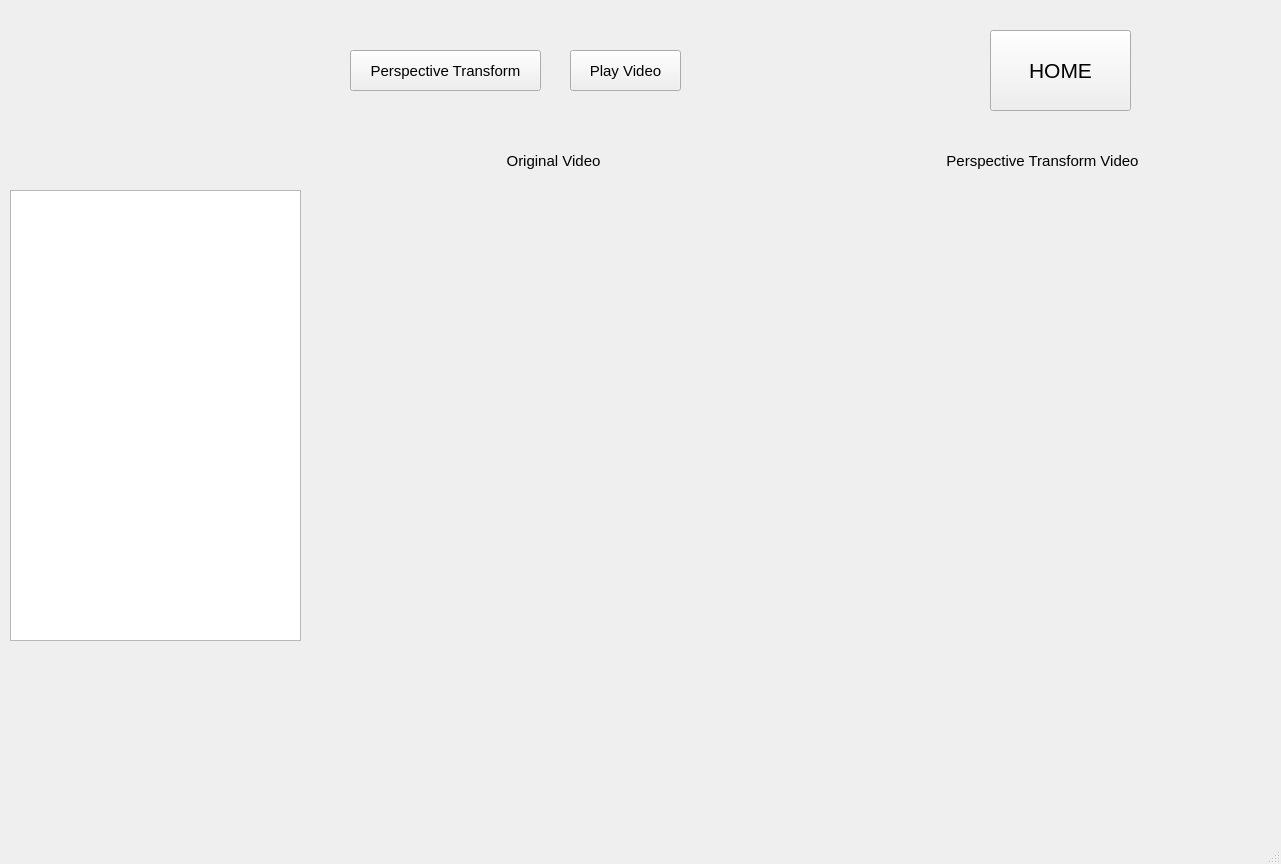
<?xml version="1.0" encoding="UTF-8"?>
<ui version="4.0">
 <class>MainWindow</class>
 <widget class="QMainWindow" name="MainWindow">
  <property name="geometry">
   <rect>
    <x>0</x>
    <y>0</y>
    <width>1281</width>
    <height>864</height>
   </rect>
  </property>
  <property name="windowTitle">
   <string>MainWindow</string>
  </property>
  <widget class="QWidget" name="centralwidget">
   <widget class="QStackedWidget" name="stackedWidget">
    <property name="geometry">
     <rect>
      <x>-40</x>
      <y>-10</y>
      <width>1311</width>
      <height>821</height>
     </rect>
    </property>
    <property name="font">
     <font>
      <pointsize>11</pointsize>
     </font>
    </property>
    <property name="currentIndex">
     <number>1</number>
    </property>
    <widget class="QWidget" name="page">
     <widget class="QLabel" name="label_4">
      <property name="geometry">
       <rect>
        <x>460</x>
        <y>100</y>
        <width>401</width>
        <height>81</height>
       </rect>
      </property>
      <property name="font">
       <font>
        <pointsize>17</pointsize>
       </font>
      </property>
      <property name="text">
       <string>(Computer Vision and Deep Learning)</string>
      </property>
     </widget>
     <widget class="QPushButton" name="pushButton_image_2">
      <property name="geometry">
       <rect>
        <x>390</x>
        <y>390</y>
        <width>161</width>
        <height>71</height>
       </rect>
      </property>
      <property name="text">
       <string>2. Optical Flow</string>
      </property>
     </widget>
     <widget class="QLabel" name="label_5">
      <property name="geometry">
       <rect>
        <x>500</x>
        <y>250</y>
        <width>81</width>
        <height>41</height>
       </rect>
      </property>
      <property name="font">
       <font>
        <pointsize>15</pointsize>
       </font>
      </property>
      <property name="text">
       <string>張軍斌</string>
      </property>
     </widget>
     <widget class="QLabel" name="label_6">
      <property name="geometry">
       <rect>
        <x>610</x>
        <y>250</y>
        <width>81</width>
        <height>41</height>
       </rect>
      </property>
      <property name="font">
       <font>
        <pointsize>15</pointsize>
       </font>
      </property>
      <property name="text">
       <string>資工所</string>
      </property>
     </widget>
     <widget class="QPushButton" name="pushButton_image_5">
      <property name="geometry">
       <rect>
        <x>970</x>
        <y>390</y>
        <width>171</width>
        <height>71</height>
       </rect>
      </property>
      <property name="text">
       <string>5. ResNet50</string>
      </property>
     </widget>
     <widget class="QPushButton" name="pushButton_image_1">
      <property name="geometry">
       <rect>
        <x>170</x>
        <y>390</y>
        <width>201</width>
        <height>71</height>
       </rect>
      </property>
      <property name="text">
       <string>1. Background Subtraction</string>
      </property>
     </widget>
     <widget class="QLabel" name="label">
      <property name="geometry">
       <rect>
        <x>590</x>
        <y>170</y>
        <width>141</width>
        <height>51</height>
       </rect>
      </property>
      <property name="font">
       <font>
        <pointsize>18</pointsize>
       </font>
      </property>
      <property name="text">
       <string>Homework 2
</string>
      </property>
     </widget>
     <widget class="QLabel" name="label_2">
      <property name="geometry">
       <rect>
        <x>710</x>
        <y>250</y>
        <width>111</width>
        <height>41</height>
       </rect>
      </property>
      <property name="font">
       <font>
        <pointsize>15</pointsize>
       </font>
      </property>
      <property name="text">
       <string>P78083025</string>
      </property>
     </widget>
     <widget class="QPushButton" name="pushButton_image_3">
      <property name="geometry">
       <rect>
        <x>570</x>
        <y>390</y>
        <width>201</width>
        <height>71</height>
       </rect>
      </property>
      <property name="text">
       <string>3. Perspective Transform</string>
      </property>
     </widget>
     <widget class="QPushButton" name="pushButton_image_4">
      <property name="geometry">
       <rect>
        <x>790</x>
        <y>390</y>
        <width>161</width>
        <height>71</height>
       </rect>
      </property>
      <property name="text">
       <string>4. PCA</string>
      </property>
     </widget>
     <widget class="QLabel" name="label_3">
      <property name="geometry">
       <rect>
        <x>500</x>
        <y>20</y>
        <width>321</width>
        <height>151</height>
       </rect>
      </property>
      <property name="font">
       <font>
        <pointsize>26</pointsize>
       </font>
      </property>
      <property name="text">
       <string>電腦視覺與深度學習
</string>
      </property>
     </widget>
    </widget>
    <widget class="QWidget" name="page_3">
     <widget class="QPushButton" name="pushButton_image_12">
      <property name="geometry">
       <rect>
        <x>390</x>
        <y>60</y>
        <width>191</width>
        <height>41</height>
       </rect>
      </property>
      <property name="text">
       <string>Perspective Transform</string>
      </property>
     </widget>
     <widget class="QPushButton" name="pushButton_image_13">
      <property name="geometry">
       <rect>
        <x>1030</x>
        <y>40</y>
        <width>141</width>
        <height>81</height>
       </rect>
      </property>
      <property name="font">
       <font>
        <pointsize>16</pointsize>
       </font>
      </property>
      <property name="text">
       <string>HOME</string>
      </property>
     </widget>
     <widget class="QLabel" name="label_inputimage_4">
      <property name="geometry">
       <rect>
        <x>359</x>
        <y>200</y>
        <width>960</width>
        <height>451</height>
       </rect>
      </property>
      <property name="font">
       <font>
        <family>Times New Roman</family>
        <pointsize>12</pointsize>
        <weight>75</weight>
        <bold>true</bold>
       </font>
      </property>
      <property name="autoFillBackground">
       <bool>true</bool>
      </property>
      <property name="frameShadow">
       <enum>QFrame::Plain</enum>
      </property>
      <property name="text">
       <string/>
      </property>
     </widget>
     <widget class="QTextBrowser" name="textBrowser_image_4">
      <property name="geometry">
       <rect>
        <x>50</x>
        <y>200</y>
        <width>291</width>
        <height>451</height>
       </rect>
      </property>
     </widget>
     <widget class="QPushButton" name="pushButton_image_18">
      <property name="geometry">
       <rect>
        <x>610</x>
        <y>60</y>
        <width>111</width>
        <height>41</height>
       </rect>
      </property>
      <property name="text">
       <string>Play Video</string>
      </property>
     </widget>
     <widget class="QLabel" name="label_input_12">
      <property name="enabled">
       <bool>true</bool>
      </property>
      <property name="geometry">
       <rect>
        <x>847</x>
        <y>150</y>
        <width>471</width>
        <height>41</height>
       </rect>
      </property>
      <property name="layoutDirection">
       <enum>Qt::RightToLeft</enum>
      </property>
      <property name="autoFillBackground">
       <bool>false</bool>
      </property>
      <property name="locale">
       <locale language="Chinese" country="China"/>
      </property>
      <property name="text">
       <string>Perspective Transform Video</string>
      </property>
      <property name="textFormat">
       <enum>Qt::AutoText</enum>
      </property>
      <property name="scaledContents">
       <bool>false</bool>
      </property>
      <property name="alignment">
       <set>Qt::AlignCenter</set>
      </property>
      <property name="wordWrap">
       <bool>false</bool>
      </property>
     </widget>
     <widget class="QLabel" name="label_input_9">
      <property name="enabled">
       <bool>true</bool>
      </property>
      <property name="geometry">
       <rect>
        <x>353</x>
        <y>150</y>
        <width>481</width>
        <height>41</height>
       </rect>
      </property>
      <property name="layoutDirection">
       <enum>Qt::RightToLeft</enum>
      </property>
      <property name="autoFillBackground">
       <bool>false</bool>
      </property>
      <property name="locale">
       <locale language="Chinese" country="China"/>
      </property>
      <property name="text">
       <string>Original Video</string>
      </property>
      <property name="textFormat">
       <enum>Qt::AutoText</enum>
      </property>
      <property name="scaledContents">
       <bool>false</bool>
      </property>
      <property name="alignment">
       <set>Qt::AlignCenter</set>
      </property>
      <property name="wordWrap">
       <bool>false</bool>
      </property>
     </widget>
    </widget>
    <widget class="QWidget" name="page_4">
     <widget class="QPushButton" name="pushButton_image_14">
      <property name="geometry">
       <rect>
        <x>320</x>
        <y>50</y>
        <width>201</width>
        <height>41</height>
       </rect>
      </property>
      <property name="text">
       <string>4.1 Image Reconstruction</string>
      </property>
     </widget>
     <widget class="QPushButton" name="pushButton_image_16">
      <property name="geometry">
       <rect>
        <x>1020</x>
        <y>30</y>
        <width>141</width>
        <height>81</height>
       </rect>
      </property>
      <property name="font">
       <font>
        <pointsize>16</pointsize>
       </font>
      </property>
      <property name="text">
       <string>HOME</string>
      </property>
     </widget>
     <widget class="QLabel" name="label_inputimage_5">
      <property name="geometry">
       <rect>
        <x>50</x>
        <y>150</y>
        <width>1251</width>
        <height>451</height>
       </rect>
      </property>
      <property name="font">
       <font>
        <family>Times New Roman</family>
        <pointsize>12</pointsize>
        <weight>75</weight>
        <bold>true</bold>
       </font>
      </property>
      <property name="autoFillBackground">
       <bool>true</bool>
      </property>
      <property name="frameShadow">
       <enum>QFrame::Plain</enum>
      </property>
      <property name="text">
       <string/>
      </property>
     </widget>
     <widget class="QPushButton" name="pushButton_image_15">
      <property name="geometry">
       <rect>
        <x>550</x>
        <y>50</y>
        <width>281</width>
        <height>41</height>
       </rect>
      </property>
      <property name="text">
       <string>4.2 Compute the reconstruction error</string>
      </property>
     </widget>
     <widget class="QLabel" name="label_input_10">
      <property name="enabled">
       <bool>true</bool>
      </property>
      <property name="geometry">
       <rect>
        <x>590</x>
        <y>100</y>
        <width>101</width>
        <height>41</height>
       </rect>
      </property>
      <property name="layoutDirection">
       <enum>Qt::RightToLeft</enum>
      </property>
      <property name="autoFillBackground">
       <bool>false</bool>
      </property>
      <property name="locale">
       <locale language="Chinese" country="China"/>
      </property>
      <property name="text">
       <string>Output Image</string>
      </property>
      <property name="textFormat">
       <enum>Qt::AutoText</enum>
      </property>
      <property name="scaledContents">
       <bool>false</bool>
      </property>
      <property name="wordWrap">
       <bool>false</bool>
      </property>
     </widget>
     <widget class="QTextBrowser" name="textBrowser_image_3">
      <property name="geometry">
       <rect>
        <x>50</x>
        <y>640</y>
        <width>1261</width>
        <height>91</height>
       </rect>
      </property>
     </widget>
    </widget>
    <widget class="QWidget" name="page_5"/>
    <widget class="QWidget" name="page_2">
     <widget class="QPushButton" name="pushButton_image_10">
      <property name="geometry">
       <rect>
        <x>1030</x>
        <y>20</y>
        <width>141</width>
        <height>81</height>
       </rect>
      </property>
      <property name="font">
       <font>
        <pointsize>16</pointsize>
       </font>
      </property>
      <property name="text">
       <string>HOME</string>
      </property>
     </widget>
     <widget class="QPushButton" name="pushButton_image_11">
      <property name="geometry">
       <rect>
        <x>400</x>
        <y>40</y>
        <width>231</width>
        <height>41</height>
       </rect>
      </property>
      <property name="text">
       <string>Background Subtraction</string>
      </property>
     </widget>
     <widget class="QLabel" name="label_inputimage_3">
      <property name="geometry">
       <rect>
        <x>340</x>
        <y>170</y>
        <width>1000</width>
        <height>400</height>
       </rect>
      </property>
      <property name="font">
       <font>
        <family>Times New Roman</family>
        <pointsize>12</pointsize>
        <weight>75</weight>
        <bold>true</bold>
       </font>
      </property>
      <property name="autoFillBackground">
       <bool>true</bool>
      </property>
      <property name="frameShadow">
       <enum>QFrame::Plain</enum>
      </property>
      <property name="text">
       <string/>
      </property>
     </widget>
     <widget class="QLabel" name="label_input_8">
      <property name="enabled">
       <bool>true</bool>
      </property>
      <property name="geometry">
       <rect>
        <x>334</x>
        <y>120</y>
        <width>491</width>
        <height>41</height>
       </rect>
      </property>
      <property name="layoutDirection">
       <enum>Qt::RightToLeft</enum>
      </property>
      <property name="autoFillBackground">
       <bool>false</bool>
      </property>
      <property name="locale">
       <locale language="Chinese" country="China"/>
      </property>
      <property name="text">
       <string>Original Video</string>
      </property>
      <property name="textFormat">
       <enum>Qt::AutoText</enum>
      </property>
      <property name="scaledContents">
       <bool>false</bool>
      </property>
      <property name="alignment">
       <set>Qt::AlignCenter</set>
      </property>
      <property name="wordWrap">
       <bool>false</bool>
      </property>
     </widget>
     <widget class="QTextBrowser" name="textBrowser_image_2">
      <property name="geometry">
       <rect>
        <x>50</x>
        <y>170</y>
        <width>271</width>
        <height>401</height>
       </rect>
      </property>
     </widget>
     <widget class="QPushButton" name="pushButton_image_17">
      <property name="geometry">
       <rect>
        <x>660</x>
        <y>40</y>
        <width>121</width>
        <height>41</height>
       </rect>
      </property>
      <property name="text">
       <string>Play Video</string>
      </property>
     </widget>
     <widget class="QLabel" name="label_input_11">
      <property name="enabled">
       <bool>true</bool>
      </property>
      <property name="geometry">
       <rect>
        <x>830</x>
        <y>120</y>
        <width>481</width>
        <height>41</height>
       </rect>
      </property>
      <property name="layoutDirection">
       <enum>Qt::RightToLeft</enum>
      </property>
      <property name="autoFillBackground">
       <bool>false</bool>
      </property>
      <property name="locale">
       <locale language="Chinese" country="China"/>
      </property>
      <property name="text">
       <string>Background Subtraction Video</string>
      </property>
      <property name="textFormat">
       <enum>Qt::AutoText</enum>
      </property>
      <property name="scaledContents">
       <bool>false</bool>
      </property>
      <property name="alignment">
       <set>Qt::AlignCenter</set>
      </property>
      <property name="wordWrap">
       <bool>false</bool>
      </property>
     </widget>
    </widget>
    <widget class="QWidget" name="page_1">
     <widget class="QPushButton" name="pushButton_image_6">
      <property name="geometry">
       <rect>
        <x>210</x>
        <y>30</y>
        <width>161</width>
        <height>41</height>
       </rect>
      </property>
      <property name="text">
       <string>2.1 Preprocessing</string>
      </property>
     </widget>
     <widget class="QLabel" name="label_inputimage">
      <property name="geometry">
       <rect>
        <x>50</x>
        <y>420</y>
        <width>450</width>
        <height>360</height>
       </rect>
      </property>
      <property name="font">
       <font>
        <family>Times New Roman</family>
        <pointsize>12</pointsize>
        <weight>75</weight>
        <bold>true</bold>
       </font>
      </property>
      <property name="autoFillBackground">
       <bool>true</bool>
      </property>
      <property name="frameShadow">
       <enum>QFrame::Plain</enum>
      </property>
      <property name="text">
       <string/>
      </property>
     </widget>
     <widget class="QPushButton" name="pushButton_image_7">
      <property name="geometry">
       <rect>
        <x>400</x>
        <y>30</y>
        <width>161</width>
        <height>41</height>
       </rect>
      </property>
      <property name="text">
       <string>2.2 Video Tracking</string>
      </property>
     </widget>
     <widget class="QLabel" name="label_input_3">
      <property name="enabled">
       <bool>true</bool>
      </property>
      <property name="geometry">
       <rect>
        <x>530</x>
        <y>130</y>
        <width>771</width>
        <height>41</height>
       </rect>
      </property>
      <property name="layoutDirection">
       <enum>Qt::RightToLeft</enum>
      </property>
      <property name="autoFillBackground">
       <bool>false</bool>
      </property>
      <property name="locale">
       <locale language="Chinese" country="China"/>
      </property>
      <property name="text">
       <string>Optical Flow  Video tracking</string>
      </property>
      <property name="textFormat">
       <enum>Qt::AutoText</enum>
      </property>
      <property name="scaledContents">
       <bool>false</bool>
      </property>
      <property name="alignment">
       <set>Qt::AlignCenter</set>
      </property>
      <property name="wordWrap">
       <bool>false</bool>
      </property>
     </widget>
     <widget class="QLabel" name="label_input_4">
      <property name="enabled">
       <bool>true</bool>
      </property>
      <property name="geometry">
       <rect>
        <x>60</x>
        <y>30</y>
        <width>131</width>
        <height>41</height>
       </rect>
      </property>
      <property name="font">
       <font>
        <pointsize>14</pointsize>
       </font>
      </property>
      <property name="layoutDirection">
       <enum>Qt::RightToLeft</enum>
      </property>
      <property name="autoFillBackground">
       <bool>false</bool>
      </property>
      <property name="locale">
       <locale language="Chinese" country="China"/>
      </property>
      <property name="text">
       <string>2. Optical Flow</string>
      </property>
      <property name="textFormat">
       <enum>Qt::AutoText</enum>
      </property>
      <property name="scaledContents">
       <bool>false</bool>
      </property>
      <property name="wordWrap">
       <bool>false</bool>
      </property>
     </widget>
     <widget class="QPushButton" name="pushButton_image_8">
      <property name="geometry">
       <rect>
        <x>580</x>
        <y>30</y>
        <width>131</width>
        <height>41</height>
       </rect>
      </property>
      <property name="text">
       <string>Play Video</string>
      </property>
     </widget>
     <widget class="QTextBrowser" name="textBrowser_image">
      <property name="geometry">
       <rect>
        <x>50</x>
        <y>100</y>
        <width>451</width>
        <height>261</height>
       </rect>
      </property>
     </widget>
     <widget class="QLabel" name="label_inputimage_2">
      <property name="geometry">
       <rect>
        <x>530</x>
        <y>180</y>
        <width>770</width>
        <height>560</height>
       </rect>
      </property>
      <property name="font">
       <font>
        <family>Times New Roman</family>
        <pointsize>12</pointsize>
        <weight>75</weight>
        <bold>true</bold>
       </font>
      </property>
      <property name="autoFillBackground">
       <bool>true</bool>
      </property>
      <property name="frameShadow">
       <enum>QFrame::Plain</enum>
      </property>
      <property name="text">
       <string/>
      </property>
     </widget>
     <widget class="QLabel" name="label_input_5">
      <property name="enabled">
       <bool>true</bool>
      </property>
      <property name="geometry">
       <rect>
        <x>50</x>
        <y>370</y>
        <width>451</width>
        <height>41</height>
       </rect>
      </property>
      <property name="layoutDirection">
       <enum>Qt::RightToLeft</enum>
      </property>
      <property name="autoFillBackground">
       <bool>false</bool>
      </property>
      <property name="locale">
       <locale language="Chinese" country="China"/>
      </property>
      <property name="text">
       <string>Preprocessing Image</string>
      </property>
      <property name="textFormat">
       <enum>Qt::AutoText</enum>
      </property>
      <property name="scaledContents">
       <bool>false</bool>
      </property>
      <property name="alignment">
       <set>Qt::AlignCenter</set>
      </property>
      <property name="wordWrap">
       <bool>false</bool>
      </property>
     </widget>
     <widget class="QPushButton" name="pushButton_image">
      <property name="geometry">
       <rect>
        <x>1040</x>
        <y>20</y>
        <width>141</width>
        <height>81</height>
       </rect>
      </property>
      <property name="font">
       <font>
        <pointsize>16</pointsize>
       </font>
      </property>
      <property name="text">
       <string>HOME</string>
      </property>
     </widget>
    </widget>
   </widget>
  </widget>
  <widget class="QStatusBar" name="statusbar"/>
  <widget class="QMenuBar" name="menubar">
   <property name="geometry">
    <rect>
     <x>0</x>
     <y>0</y>
     <width>1281</width>
     <height>28</height>
    </rect>
   </property>
  </widget>
 </widget>
 <resources/>
 <connections/>
</ui>
